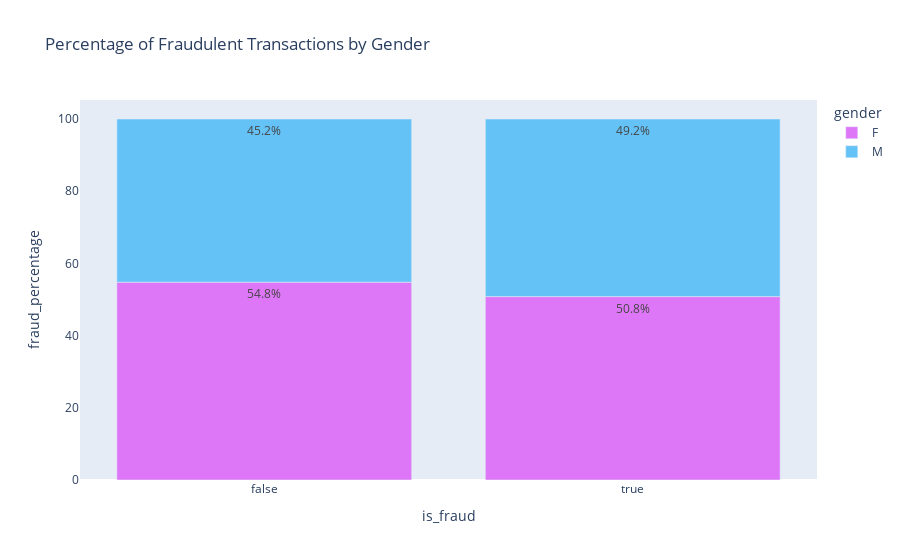

Notebook cell for this chart:
### Markdown cell above
#### Which gender has committed more fraudulent transactions?

### Code cell
def find_fraudulent_transactions_by_gender(df):
    df2 = df.groupby(['is_fraud', 'gender'])['cc_num'].count().reset_index(name='count')
    
    total_fraud_transactions = df2.groupby('is_fraud')['count'].transform('sum')

    df2['fraud_percentage'] = ((df2['count'] / total_fraud_transactions)*100).round(1)
    
    fig = px.bar(df2, x='is_fraud', y='fraud_percentage', color='gender', 
                  title='Percentage of Fraudulent Transactions by Gender', 
                  color_discrete_sequence=["#de77f7", "#65c2f7"])

    for trace in fig.data:
        gender = trace.name
        trace_data = df2[df2['gender'] == gender]
        
        trace.text = trace_data['fraud_percentage'].astype(str) + '%'
        trace.textposition = 'inside'
        trace.hovertemplate = '%{y:.1f}%'
        
    fig.update_layout(
        xaxis=dict(showgrid=False),    
        yaxis=dict(showgrid=False)    
    )

    
    return fig.show()

find_fraudulent_transactions_by_gender(fraud_data)

### Figure 1 — Plotly figure (JSON) as saved in the notebook; plotly's stock layout.template omitted (floating-point values rounded to 4 significant figures)
{"data": [{"alignmentgroup": "True", "hovertemplate": "%{y:.1f}%", "legendgroup": "F", "marker": {"color": "#de77f7", "pattern": {"shape": ""}}, "name": "F", "offsetgroup": "F", "orientation": "v", "showlegend": true, "text": ["54.8%", "50.8%"], "textposition": "inside", "type": "bar", "x": ["false", "true"], "xaxis": "x", "y": [54.8, 50.8], "yaxis": "y"}, {"alignmentgroup": "True", "hovertemplate": "%{y:.1f}%", "legendgroup": "M", "marker": {"color": "#65c2f7", "pattern": {"shape": ""}}, "name": "M", "offsetgroup": "M", "orientation": "v", "showlegend": true, "text": ["45.2%", "49.2%"], "textposition": "inside", "type": "bar", "x": ["false", "true"], "xaxis": "x", "y": [45.2, 49.2], "yaxis": "y"}], "layout": {"barmode": "relative", "legend": {"title": {"text": "gender"}, "tracegroupgap": 0}, "title": {"text": "Percentage of Fraudulent Transactions by Gender"}, "xaxis": {"anchor": "y", "domain": [0, 1], "showgrid": false, "title": {"text": "is_fraud"}}, "yaxis": {"anchor": "x", "domain": [0, 1], "showgrid": false, "title": {"text": "fraud_percentage"}}}}
